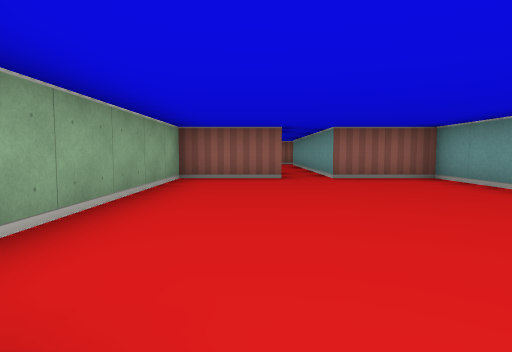
[1] (above)

12 first-person views from a walk through a cub3D maze. The camera is about half as high as the walls, tilts 4° down and sees 75° across. The floor is counted in squares. Each view is taken from the middle of a square. On the plan, view 1 faces up. The plan holds only what a view shows up to about 9 squares ahead; the rest is blank.

[2]
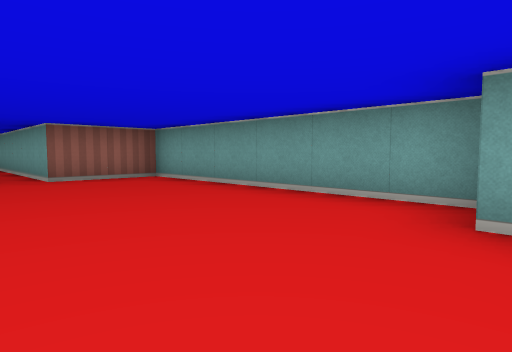

[3]
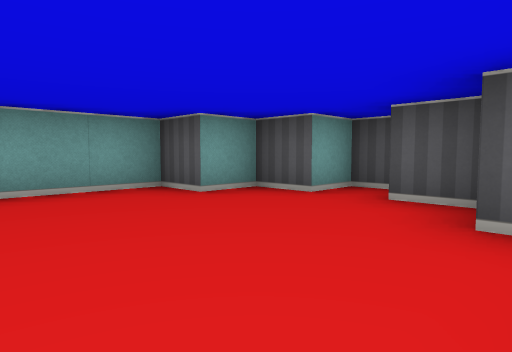

[4]
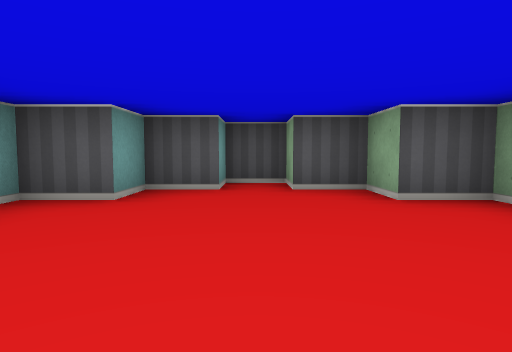

[5]
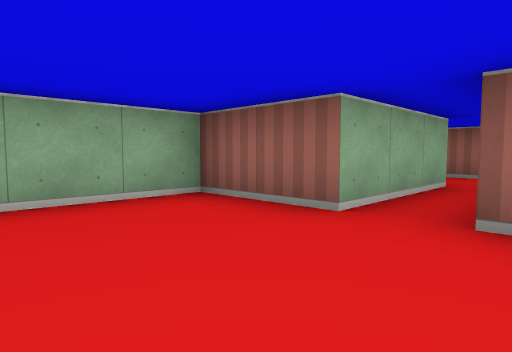

[6]
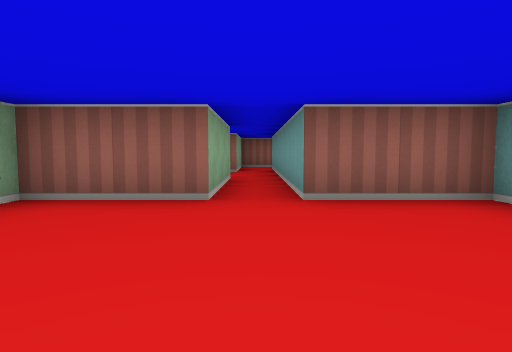

[7]
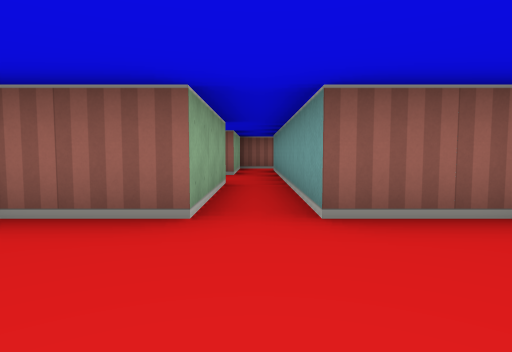

[8]
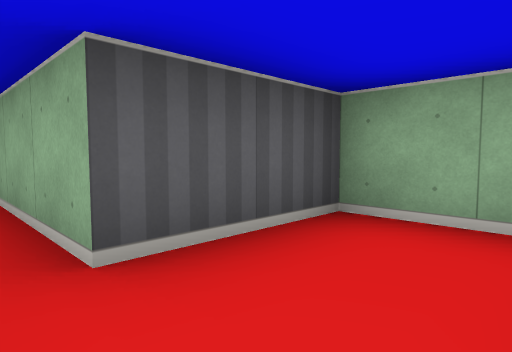

[9]
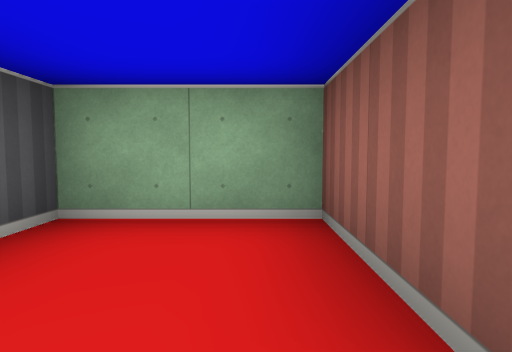

[10]
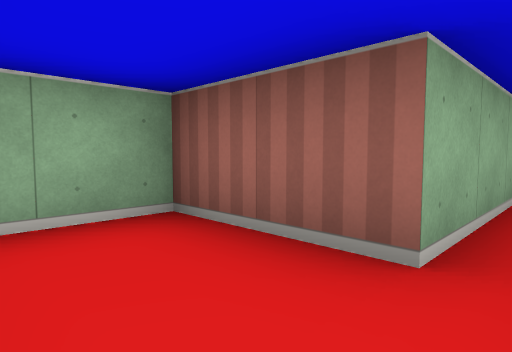

[11]
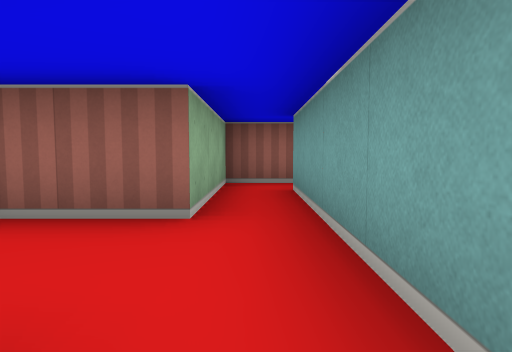

[12]
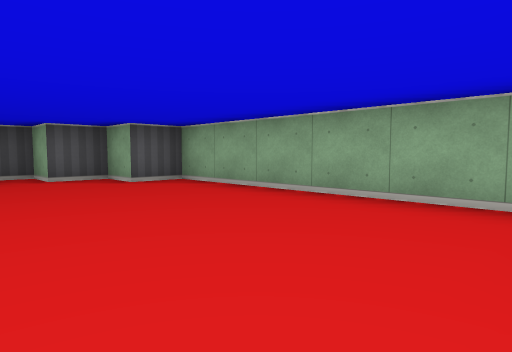

### Floor plan
Points are (right, up) in squares from view 1. A wall is a line through its corners. A room is listed if a view was taken in it or the views show most of it. See-through windows are left out.
Room 1 (views 1, 2, 3, 4, 5, 6, 7, 11, 12)
walls: (0.5, 9.5) (0.5, 6.5) (-1.5, 6.5) (-1.5, 0.5) (-0.5, 0.5) (-0.5, -0.5) (0.5, -0.5) (0.5, -1.5) (1.5, -1.5) (1.5, -0.5) (2.5, -0.5) (2.5, 0.5) (3.5, 0.5) (3.5, 6.5) (1.5, 6.5) (1.5, 9.5)
ways out: opening at (1, 10) to room 2
Room 2 (views 8, 9, 10)
walls: (1.5, 9.5) (1.5, 13.5); (0.5, 13.5) (0.5, 11.5) (-1.5, 11.5) (-1.5, 9.5) (0.5, 9.5)
ways out: opening at (1, 10) to room 1; opening at (1, 12.5)

Positions as (right, up) in squares from view 1, and headings:
1: (0, 0), facing up
2: (0, 0), facing up-right
3: (-1, 3), facing down-right
4: (1, 4), facing down
5: (2, 4), facing up-left
6: (1, 3), facing up
7: (1, 4), facing up
8: (1, 11), facing down-left
9: (1, 11), facing left
10: (1, 10), facing up-left
11: (1, 9), facing up
12: (2, 6), facing down-left
